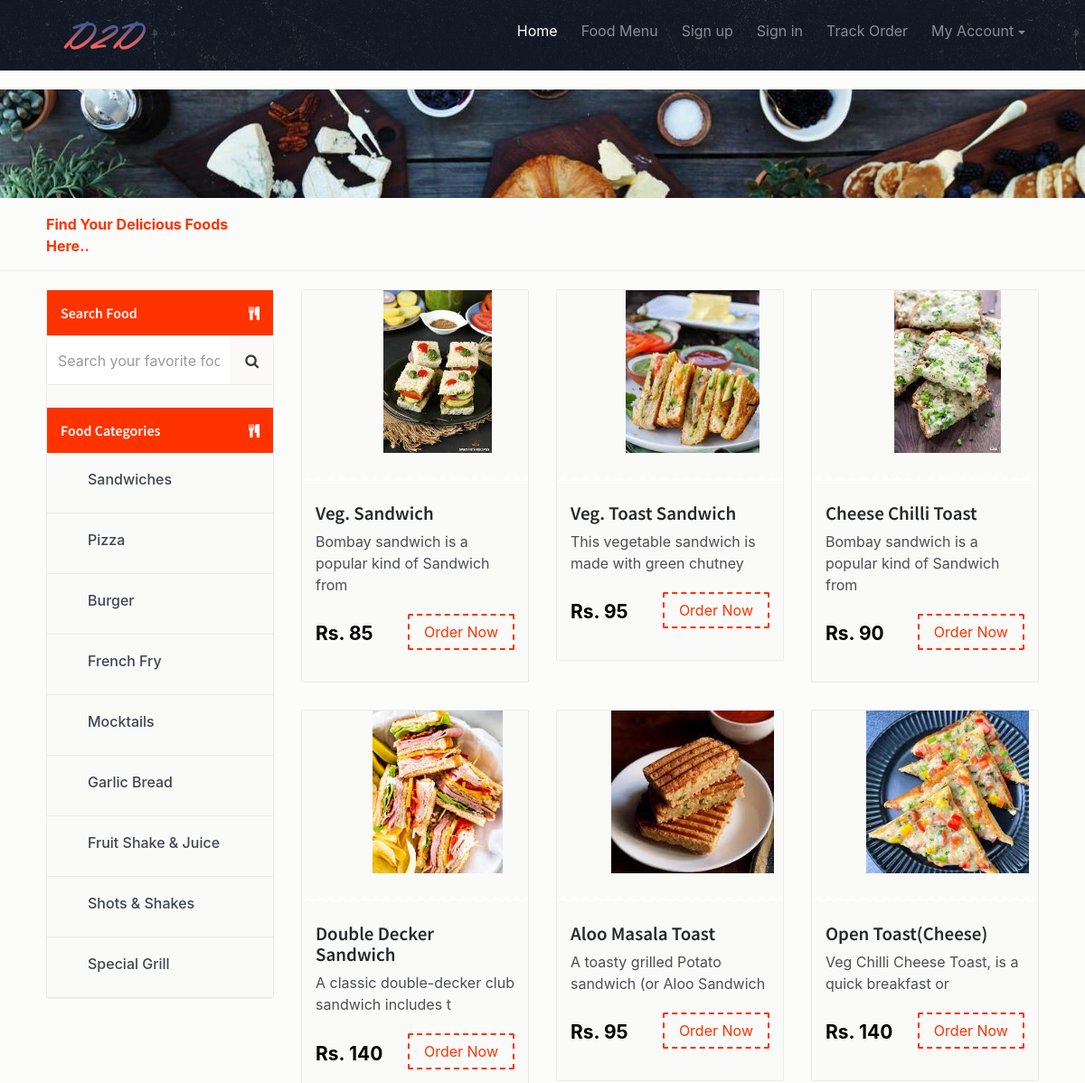
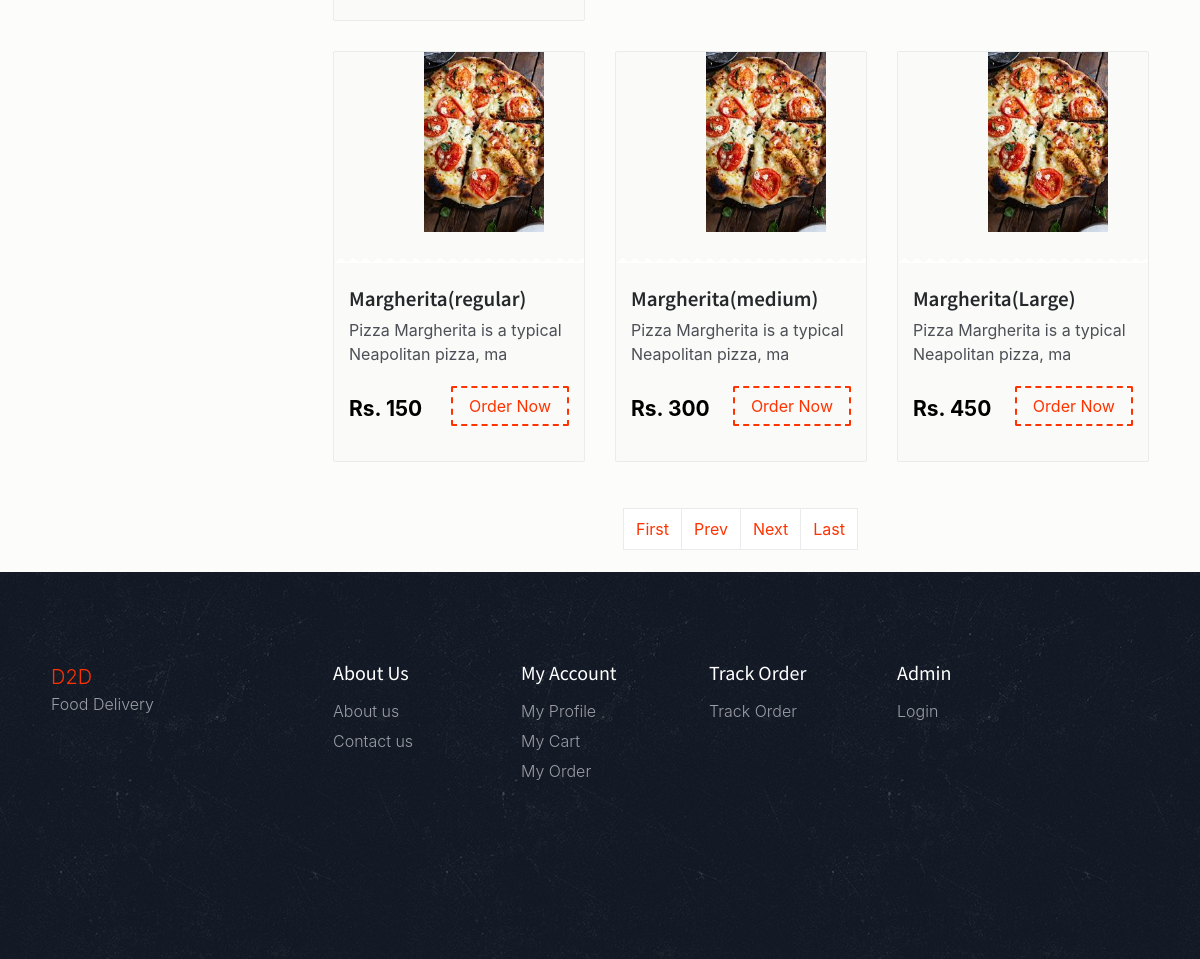
/food_results.php, run on the app's committed database (2 pictures, top to bottom).
### tables this page shows
CREATE TABLE `tblcategory` (
  `ID` int(5) NOT NULL,
  `CategoryName` varchar(120) DEFAULT NULL,
  `CreationDate` timestamp NULL DEFAULT current_timestamp()
);

CREATE TABLE `tblfood` (
  `ID` int(10) NOT NULL,
  `CategoryName` varchar(120) DEFAULT NULL,
  `ItemName` varchar(120) DEFAULT NULL,
  `ItemPrice` varchar(120) DEFAULT NULL,
  `ItemDes` varchar(500) DEFAULT NULL,
  `Image` varchar(120) DEFAULT NULL,
  `ItemQty` varchar(120) DEFAULT NULL
);

### food_results.php (the view, shortened to what this page needs)
<?php
include('includes/dbconnection.php');
  ?>
<!DOCTYPE html>
<html lang="en">
<head>
    <link href="css/bootstrap.min.css" rel="stylesheet">
    <link href="css/font-awesome.min.css" rel="stylesheet">
    <link href="css/animsition.min.css" rel="stylesheet">
    <link href="css/animate.css" rel="stylesheet">
    <link href="css/style.css" rel="stylesheet">
</head>
<body>
    <div class="site-wrapper animsition" data-animsition-in="fade-in" data-animsition-out="fade-out">
        <header id="header" class="header-scroll top-header headrom">
            <?php include_once('includes/header.php');?>
        </header>
        <div class="page-wrapper">
            <div class="top-links">
            </div>
            <div class="inner-page-hero bg-image" data-image-src="images/decouvrez-l-experience-food-d-airbnb.jpg">
            </div>
            <div class="result-show">
                <div class="container">
                    <div class="row">
                        <div class="col-sm-3">
                            <p><span class="primary-color"><strong>Find Your Delicious Foods Here..</strong></span>
                        </div>
                    </div>
                </div>
            </div>
            <section class="restaurants-page">
                <div class="container">
                    <div class="row">
                        <div class="col-xs-12 col-sm-5 col-md-4 col-lg-3">
                            <div class="sidebar clearfix m-b-20">
                                <form name="search" method="post" action="search-food.php">
                                    <div class="main-block">
                                        <div class="sidebar-title white-txt">
                                            <h6>Search Food</h6> <i class="fa fa-cutlery pull-right"></i>
                                        </div>
                                        <div class="input-group">
                                            <input type="text" class="form-control search-field"
                                                placeholder="Search your favorite food" name="searchdata"
                                                id="searchdata"> <span class="input-group-btn">
                                                <button class="btn btn-secondary search-btn" type="submit"
                                                    name="search"><i class="fa fa-search"></i></button>
                                            </span>
                                        </div>
                                    </div>
                                </form>
                                <div class="main-block" style="margin-top: 10%">
                                    <div class="sidebar-title white-txt">
                                        <h6>Food Categories</h6> <i class="fa fa-cutlery pull-right"></i>
                                    </div>
                                    <?php
      $query=mysqli_query($con,"select * from  tblcategory");
              while($row=mysqli_fetch_array($query))
              {
              ?>
                                    <ul>
                                        <li>
                                            <label class="custom-control custom-checkbox">
                                                <span class="custom-control-description"><a
                                                        href="viewfood-categorywise.php?catid=<?php echo $row['CategoryName'];?>">
                                                        <?php echo $row['CategoryName'];?>
                                                    </a></span> </label>
                                        </li>
                                    </ul>
                                    <?php } ?>
                                    <div class="clearfix"></div>
                                </div>
                            </div>
                        </div>
                        <div class="col-xs-12 col-sm-7 col-md-8 col-lg-9">
                            <div class="row">
                                <?php
  if (isset($_GET['pageno'])) {
            $pageno = $_GET['pageno'];
        } else {
            $pageno = 1;
        }
$no_of_records_per_page = 9;
$offset = ($pageno-1) * $no_of_records_per_page;
        $total_pages_sql ="SELECT COUNT(*) FROM tblfood";
        $result = mysqli_query($con,$total_pages_sql);
        $total_rows = mysqli_fetch_array($result)[0];
        $total_pages = ceil($total_rows / $no_of_records_per_page);
        $sql = "SELECT * FROM tblfood LIMIT $offset, $no_of_records_per_page";
        $res_data = mysqli_query($con,$sql);
        while($row = mysqli_fetch_array($res_data)){
?>
                                <div class="col-xs-12 col-sm-12 col-md-6 col-lg-4 food-item">
                                    <div class="food-item-wrap">
                                        <div class="figure-wrap bg-image"> <img
                                                src="admin/itemimages/<?php echo $row['Image'];?>" width="300"
                                                height="180">
                                        </div>
                                        <div class="content">
                                            <h5><a href="food-detail.php?fid=<?php echo $row['ID'];?>">
                                                    <?php echo $row['ItemName'];?>
                                                </a></h5>
                                            <div class="product-name">
                                                <?php echo substr($row['ItemDes'],0,50);?>
                                            </div>
                                            <div class="price-btn-block"> <span class="price">Rs.
                                                    <?php echo $row['ItemPrice'];?>
                                                </span>
                                                <?php if($_SESSION['fosuid']==""){?>
                                                <a href="login.php" class="btn theme-btn-dash pull-right">Order Now</a>
                                                <?php }?>
                                            </div>
                                        </div>
                                    </div>
                                </div>
                                <?php } ?>
                                <div class="col-xs-12" align="center">
                                    <nav aria-label="...">
                                        <ul class="pagination">
                                            <li class="page-link"><a href="?pageno=1">First</a></li>
                                            <li class="<?php if($pageno <= 1){ echo 'disabled'; } ?> page-link">
                                                <a href="<?php if($pageno <= 1){ echo '#'; } else { echo "
                                                    ?pageno=".($pageno - 1); } ?>">Prev</a>
                                            </li>
                                            <li
                                                class="<?php if($pageno >= $total_pages){ echo 'disabled'; } ?> page-link">
                                                <a href="<?php if($pageno >= $total_pages){ echo '#'; } else { echo "
                                                    ?pageno=".($pageno + 1); } ?>">Next</a>
                                            </li>
                                            <li class="page-link"><a href="?pageno=<?php echo $total_pages; ?>">Last</a>
                                            </li>
                                        </ul>
                                    </nav>
                                </div>
                            </div>
                        </div>
                    </div>
                </div>
            </section>
            <?php include_once('includes/footer.php');?>
        </div>
    </div>
</body>
</html>

### includes/header.php (shortened to what this page needs)
<nav class="navbar navbar-dark">
               <div class="container">
                  <a class="navbar-brand" href="index.php"><img src="images/D2D_logo.png" alt="Site Logo" title="Site Logo"></a>
                  <div class="collapse navbar-toggleable-md  float-lg-right" id="mainNavbarCollapse">
                     <ul class="nav navbar-nav">
                        <li class="nav-item"> <a class="nav-link active" href="index.php">Home <span class="sr-only">(current)</span></a> </li>
                        <li class="nav-item"> <a class="nav-link" href="food_results.php?pageno=1">Food Menu</a> </li>
  <?php if (strlen($_SESSION['fosuid']==0)) {?>
<li class="nav-item"> <a class="nav-link" href="registration.php">Sign up</a> </li>
<li class="nav-item"> <a class="nav-link" href="login.php">Sign in</a>
<li class="nav-item"> <a class="nav-link" href="track-order-on.php">Track Order</a> </li>
<?php } ?>
                        <li class="nav-item dropdown">
                           <a class="nav-link dropdown-toggle" data-toggle="dropdown" href="#" role="button" aria-haspopup="true" aria-expanded="false">My Account</a>
                        </li>
                     </ul>
                  </div>
               </div>
            </nav>

### includes/footer.php
<footer class="footer">
   <div class="container">
      <div class="row top-footer">
         <div class="col-xs-12 col-sm-3 footer-logo-block color-gray">
            <a href="index.php" style="font-size:20px;">D2D</a><br /><span>Food Delivery</span>
         </div>
         <div class="col-xs-12 col-sm-2 about color-gray">
            <h5>About Us</h5>
            <ul>
               <li><a href="about-us.php">About us</a> </li>
               <li><a href="contact.php">Contact us</a> </li>
            </ul>
         </div>
         <div class="col-xs-12 col-sm-2 how-it-works-links color-gray">
            <h5>My Account</h5>
            <ul>
               <li><a href="profile.php">My Profile</a> </li>
               <li><a href="cart.php">My Cart</a> </li>
               <li><a href="my-order.php">My Order</a> </li>
            </ul>
         </div>
         <div class="col-xs-12 col-sm-2 how-it-works-links color-gray">
            <h5>Track Order </h5>
            <ul>
               <li><a href="track-order-on.php">Track Order </a> </li>
            </ul>
         </div>
         <div class="col-xs-12 col-sm-2 how-it-works-links color-gray">
            <h5>Admin </h5>
            <ul>
               <li><a href="admin" target="_blank">Login </a> </li>
            </ul>
         </div>
      </div>
   </div>
</footer>

### css/style.css (style rules this page uses)
body { background: rgba(252, 251, 249, 0.68); font-size: 16px; color: #4d4f56; font-weight: 400; overflow-x: hidden; }
.h1, .h2, .h3, .h4, .h5, .h6, h1, h2, h3, h4, h5, h6 { font-family: "Source Sans Pro", sans-serif; color: #25282b; }
a { color: #f30; }
ul { list-style-type: none; padding: 0; }
.container { max-width: 1270px; width: 94%; }
.page-wrapper { padding-top: 68px; }
.custom-control { padding-left: 30px; }
.form-control { border: 1px solid #eaebeb; border-radius: 2px; }
.form-control-lg, .dropdown-menu, .btn, .btn-group-lg>.btn, .btn-lg, .img-rounded { border-radius: 2px }
.btn { transition: all .4s; }
.btn-secondary { color: #373a3c; background-color: rgba(252, 251, 249, 0.68); border-color: #eaebeb; }
.theme-btn-dash { border: 2px dashed #f30; background-color: transparent; color: #f30 }
.primary-color { color: #f30 }
.m-b-20 { margin-bottom: 20px; }
.page-link { color: inherit; background-color: #fff; border: 1px solid #eaebeb; }
#header { position: fixed; width: 100%; border: 0; z-index: 99; }
.navbar { background-image: url("../images/menu-bg.jpg"); padding: .95rem 1rem; border-radius: 0; }
.navbar-brand img { max-width: 100px; }
.navbar-nav .nav-item { padding-left: 10px; }
.top-links { padding: 15px 0; border-bottom: 1px solid #eaebeb; }
.food-item-wrap { border: 1px solid #eaebeb; border-radius: 2px; overflow: hidden; margin-bottom: 30px; background: #fafaf8; }
.food-item-wrap .figure-wrap img { object-fit: contain; }
.food-item-wrap h5 a { color: #25282b; font-size: 21px; font-weight: 600; }
.price-btn-block { display: flex; flex-wrap: wrap; justify-content: space-between; align-items: center; }
.food-item-wrap .price { font-size: 21px; font-weight: 700; color: #000; margin-top: 4px; display: inline-block; }
.food-item-wrap .product-name { margin-bottom: 20px; }
.food-item-wrap .content { padding: 25px 15px 35px; }
.food-item-wrap .figure-wrap { position: relative; height: 210px; }
.food-item-wrap .figure-wrap:after { position: absolute; bottom: -1px; left: 0; content: ""; background: url(../images/zig-zag.png); width: 100%; height: 5px; }
footer { background: url(../images/pattern.png)center repeat; padding: 90px 0; z-index: 1; position: relative; }
footer h5 { color: #fff; font-family: "Source Sans Pro", sans-serif; margin-bottom: 15px; }
footer p, footer, footer span { font-weight: 300; color: #9c9da5; }
footer ul li { margin-bottom: 6px; }
footer ul li a { color: #9c9da5; transition: all .3s; }
.how-it-works-links { margin-bottom: 70px; }
footer li a { line-height: 20px; display: inline-block; }
.inner-page-hero { padding-top: 5%; padding-bottom: 5%; }
.result-show { padding: 7px 0 10px; border-bottom: 1px solid #eaebeb; color: #333366; margin-bottom: 20px; }
.result-show p { padding: 0; margin: 5px 0; }
.sidebar { border: 1px solid #eaebeb; background: #fafaf8; border-radius: 3px; }
.sidebar-inner .sidebar input, .sidebar .input-group-btn .btn { height: 55px; border-left: 0; border-right: 0; }
.sidebar-title { padding: 15px 15px 15px; background: #f30; float: left; width: 100%; }
.sidebar-title h6 { float: left; margin-bottom: 0; color: #fff; font-size: 16px; font-weight: 600; line-height: 20px; }
.sidebar-title i { float: right; color: #fff; font-size: 15px; margin-top: 3px; }
.main-block ul li { line-height: 28px; font-weight: 300; display: block; border-bottom: 1px solid #eaebeb; font-weight: 500; color: #414551; }
.main-block ul li a { color: #414551; display: block; font-weight: 500; padding: 15px; }
.main-block ul { float: left; width: 100%; margin-bottom: 0; }
.main-block ul li:first-of-type { border-top: none }
.main-block .input-group input, .main-block .input-group-btn { height: 55px; border-left: none }
.restaurants-page .row .row { display: flex; flex-wrap: wrap; }

### data on the page
tblcategory: CategoryName "Sandwiches"
tblcategory: CategoryName "Pizza"
tblcategory: CategoryName "Burger"
tblcategory: CategoryName "French Fry"
tblcategory: CategoryName "Mocktails"
tblcategory: CategoryName "Garlic Bread"
tblcategory: CategoryName "Fruit Shake & Juice"
tblcategory: CategoryName "Shots & Shakes"
tblcategory: CategoryName "Special Grill"
tblfood: Image (picture), ItemName "Veg. Sandwich", ItemDes "Bombay sandwich is a popular kind of Sandwich from", ItemPrice "85"
tblfood: Image (picture), ItemName "Veg. Toast Sandwich", ItemDes "This vegetable sandwich is made with green chutney", ItemPrice "95"
tblfood: Image (picture), ItemName "Cheese Chilli Toast", ItemDes "Bombay sandwich is a popular kind of Sandwich from", ItemPrice "90"
tblfood: Image (picture), ItemName "Double Decker Sandwich", ItemDes "A classic double-decker club sandwich includes t", ItemPrice "140"
tblfood: Image (picture), ItemName "Aloo Masala Toast", ItemDes "A toasty grilled Potato sandwich (or Aloo Sandwich", ItemPrice "95"
tblfood: Image (picture), ItemName "Open Toast(Cheese)", ItemDes "Veg Chilli Cheese Toast, is a quick breakfast or", ItemPrice "140"
tblfood: Image (picture), ItemName "Margherita(regular)", ItemDes "Pizza Margherita is a typical Neapolitan pizza, ma", ItemPrice "150"
tblfood: Image (picture), ItemName "Margherita(medium)", ItemDes "Pizza Margherita is a typical Neapolitan pizza, ma", ItemPrice "300"
tblfood: Image (picture), ItemName "Margherita(Large)", ItemDes "Pizza Margherita is a typical Neapolitan pizza, ma", ItemPrice "450"
